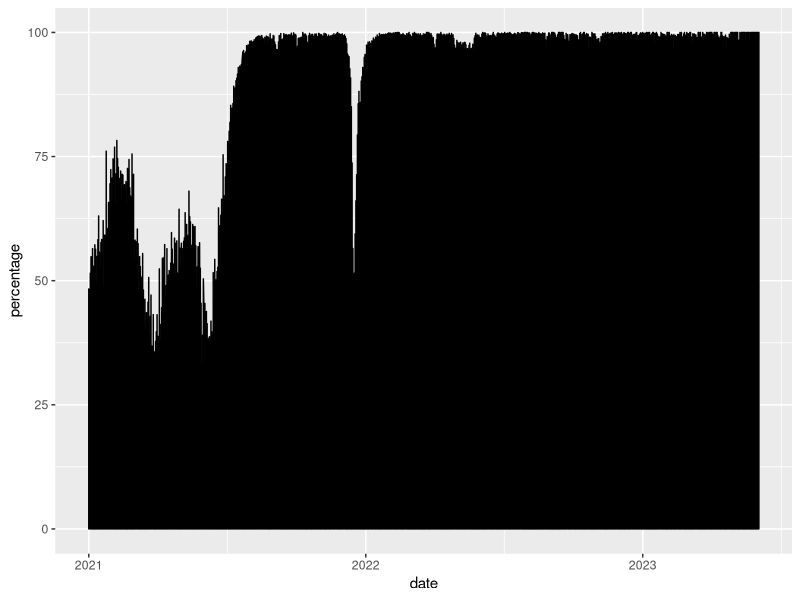
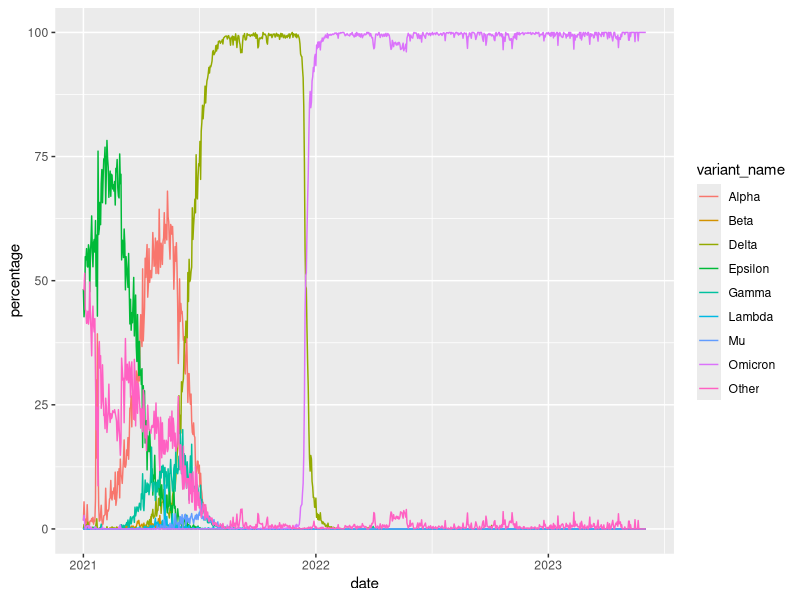
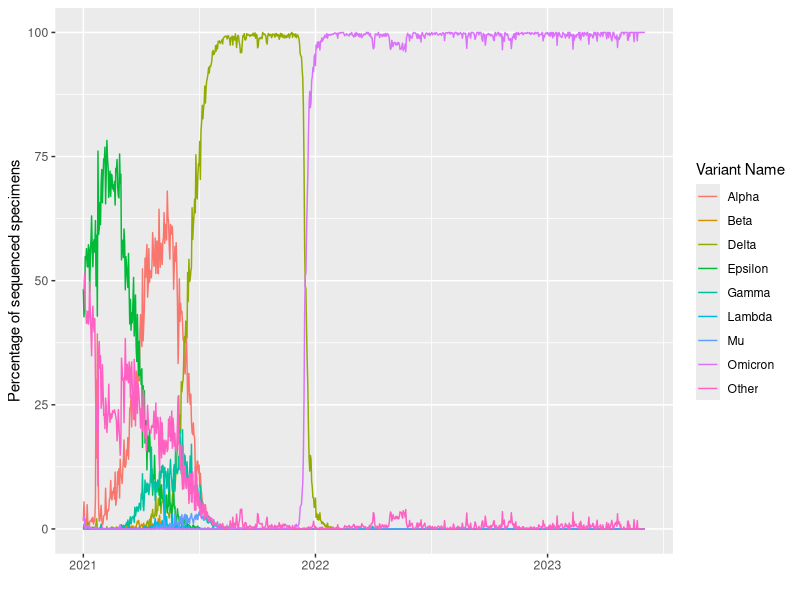
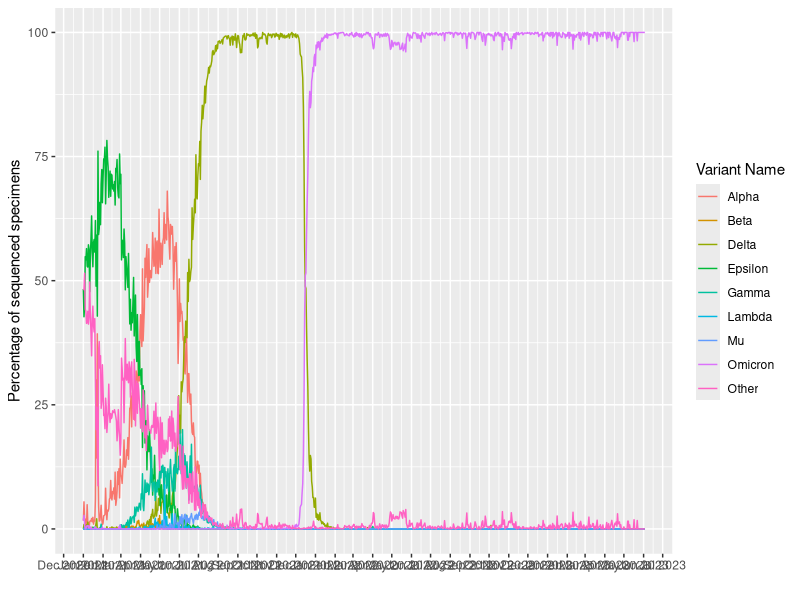
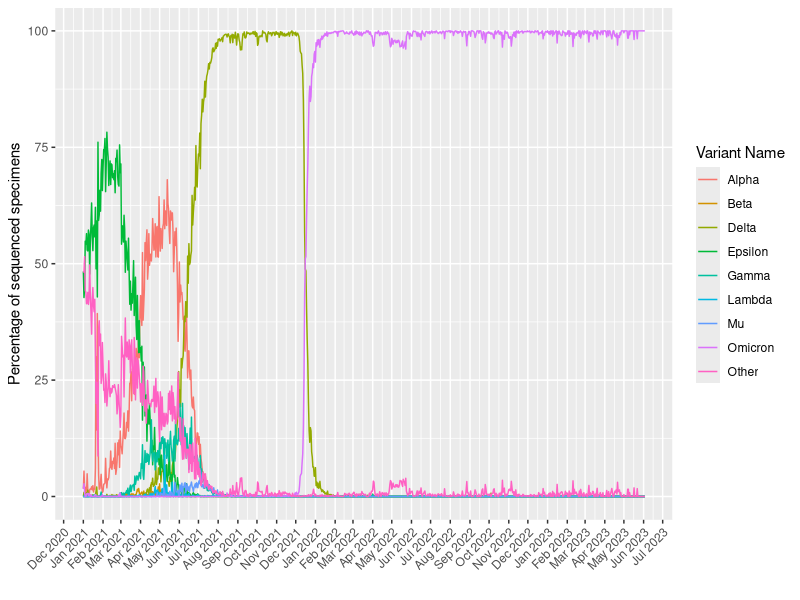

Recreate these plots in R, in order.
## ---- chunk 1
library(ggplot2)
library(lubridate)
library(dplyr)
library(readr)
## ---- chunk 2
variants <- read_csv("covid19_variants.csv")
## ---- chunk 3
head(variants)
## ---- chunk 4
# -c(7,8) removes columns 7 and 8 from the datafram created in the first line
df <- data.frame(variants)
df_subset <- df[, -c(7,8)]
head(df_subset)
## ---- chunk 5
# filtering the subset dataframe so that rows with variant_name != "Total" are removed
df_nototal <- filter(df_subset, variant_name != "Total")
## ---- chunk 6
# setting x axis to date column and y axis equal to percentage column
ggplot(data=df_nototal) + 
  aes(x=date, y=percentage) + 
  geom_line()
## ---- chunk 7
# use col=variant_name to color the lines by variant strain
ggplot(data=df_nototal) + 
  aes(x=date, y=percentage, col=variant_name) + 
  geom_line()
## ---- chunk 8
# adding labels with labs() and then using xlab("") to remove the unnecessary label on the x-axis because it is redundant
ggplot(data=df_nototal) + 
  aes(x=date, y=percentage, col=variant_name) + 
  geom_line() + 
  labs(y="Percentage of sequenced specimens", color="Variant Name") + 
  xlab("")
## ---- chunk 9
# using scale_x_date() to change the x axis ticks
ggplot(data=df_nototal) + 
  aes(x=date, y=percentage, col=variant_name) + geom_line() + 
  labs(y="Percentage of sequenced specimens", color="Variant Name") + 
  xlab("") + 
  scale_x_date(date_labels="%b %Y", date_breaks="1 month")
## ---- chunk 10
# using theme() to change the x axis text to be at a 45 degree angle and in line with the ticks
ggplot(data=df_nototal) + 
  aes(x=date, y=percentage, col=variant_name) + 
  geom_line() + 
  labs(y="Percentage of sequenced specimens", color="Variant Name") + 
  xlab("") + 
  scale_x_date(date_labels="%b %Y", date_breaks="1 month") + 
  theme(axis.text.x=element_text(angle=45, hjust=1))
